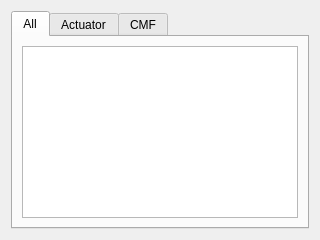
<?xml version="1.0" encoding="UTF-8"?>
<ui version="4.0">
 <class>TRoboticPositionerFormulary</class>
 <widget class="QDialog" name="TRoboticPositionerFormulary">
  <property name="geometry">
   <rect>
    <x>0</x>
    <y>0</y>
    <width>320</width>
    <height>240</height>
   </rect>
  </property>
  <property name="windowTitle">
   <string>Dialog</string>
  </property>
  <layout class="QVBoxLayout" name="verticalLayout">
   <item>
    <widget class="QTabWidget" name="tabWidget">
     <property name="currentIndex">
      <number>0</number>
     </property>
     <widget class="QWidget" name="tab">
      <attribute name="title">
       <string>All</string>
      </attribute>
      <layout class="QVBoxLayout" name="verticalLayout_2">
       <item>
        <widget class="QTextEdit" name="textEdit"/>
       </item>
      </layout>
     </widget>
     <widget class="QWidget" name="tab_2">
      <attribute name="title">
       <string>Actuator</string>
      </attribute>
      <layout class="QVBoxLayout" name="verticalLayout_3">
       <item>
        <widget class="QTabWidget" name="tabWidget_2">
         <property name="currentIndex">
          <number>0</number>
         </property>
         <widget class="QWidget" name="tab_4">
          <attribute name="title">
           <string>Cilinder</string>
          </attribute>
          <layout class="QVBoxLayout" name="verticalLayout_4">
           <item>
            <widget class="QTabWidget" name="tabWidget_3">
             <property name="currentIndex">
              <number>0</number>
             </property>
             <widget class="QWidget" name="tab_8">
              <attribute name="title">
               <string>All</string>
              </attribute>
              <layout class="QVBoxLayout" name="verticalLayout_8">
               <item>
                <widget class="QTextEdit" name="textEdit_2"/>
               </item>
              </layout>
             </widget>
             <widget class="QWidget" name="tab_9">
              <attribute name="title">
               <string>F(theta_1)</string>
              </attribute>
              <layout class="QVBoxLayout" name="verticalLayout_9">
               <item>
                <widget class="QTextEdit" name="textEdit_3"/>
               </item>
              </layout>
             </widget>
             <widget class="QWidget" name="tab_10">
              <attribute name="title">
               <string>G(p_1)</string>
              </attribute>
              <layout class="QVBoxLayout" name="verticalLayout_10">
               <item>
                <widget class="QTextEdit" name="textEdit_4"/>
               </item>
              </layout>
             </widget>
            </widget>
           </item>
          </layout>
         </widget>
         <widget class="QWidget" name="tab_5">
          <attribute name="title">
           <string>Arm</string>
          </attribute>
          <layout class="QVBoxLayout" name="verticalLayout_5">
           <item>
            <widget class="QTabWidget" name="tabWidget_4">
             <property name="currentIndex">
              <number>0</number>
             </property>
             <widget class="QWidget" name="tab_11">
              <attribute name="title">
               <string>All</string>
              </attribute>
              <layout class="QVBoxLayout" name="verticalLayout_11">
               <item>
                <widget class="QTextEdit" name="textEdit_5"/>
               </item>
              </layout>
             </widget>
             <widget class="QWidget" name="tab_12">
              <attribute name="title">
               <string>Contour____</string>
              </attribute>
              <layout class="QVBoxLayout" name="verticalLayout_12">
               <item>
                <widget class="QTextEdit" name="textEdit_6"/>
               </item>
              </layout>
             </widget>
             <widget class="QWidget" name="tab_13">
              <attribute name="title">
               <string>F(theta___3)</string>
              </attribute>
              <layout class="QVBoxLayout" name="verticalLayout_13">
               <item>
                <widget class="QTextEdit" name="textEdit_7"/>
               </item>
              </layout>
             </widget>
             <widget class="QWidget" name="tab_14">
              <attribute name="title">
               <string>G(p___3)</string>
              </attribute>
              <layout class="QVBoxLayout" name="verticalLayout_14">
               <item>
                <widget class="QTextEdit" name="textEdit_8"/>
               </item>
              </layout>
             </widget>
             <widget class="QWidget" name="tab_15">
              <attribute name="title">
               <string>Contour</string>
              </attribute>
              <layout class="QVBoxLayout" name="verticalLayout_15">
               <item>
                <widget class="QTextEdit" name="textEdit_9"/>
               </item>
              </layout>
             </widget>
            </widget>
           </item>
          </layout>
         </widget>
         <widget class="QWidget" name="tab_6">
          <attribute name="title">
           <string>Barrier</string>
          </attribute>
          <layout class="QVBoxLayout" name="verticalLayout_6">
           <item>
            <widget class="QTabWidget" name="tabWidget_5">
             <property name="currentIndex">
              <number>0</number>
             </property>
             <widget class="QWidget" name="tab_16">
              <attribute name="title">
               <string>All</string>
              </attribute>
              <layout class="QVBoxLayout" name="verticalLayout_16">
               <item>
                <widget class="QTextEdit" name="textEdit_10"/>
               </item>
              </layout>
             </widget>
             <widget class="QWidget" name="tab_17">
              <attribute name="title">
               <string>Contour_</string>
              </attribute>
              <layout class="QVBoxLayout" name="verticalLayout_17">
               <item>
                <widget class="QTextEdit" name="textEdit_11"/>
               </item>
              </layout>
             </widget>
             <widget class="QWidget" name="tab_18">
              <attribute name="title">
               <string>Contour</string>
              </attribute>
              <layout class="QVBoxLayout" name="verticalLayout_18">
               <item>
                <widget class="QTextEdit" name="textEdit_12"/>
               </item>
              </layout>
             </widget>
            </widget>
           </item>
          </layout>
         </widget>
         <widget class="QWidget" name="tab_7">
          <attribute name="title">
           <string>Others</string>
          </attribute>
          <layout class="QVBoxLayout" name="verticalLayout_19">
           <item>
            <widget class="QTextEdit" name="textEdit_13"/>
           </item>
          </layout>
         </widget>
        </widget>
       </item>
      </layout>
     </widget>
     <widget class="QWidget" name="tab_3">
      <attribute name="title">
       <string>CMF</string>
      </attribute>
      <layout class="QVBoxLayout" name="verticalLayout_7">
       <item>
        <widget class="QTabWidget" name="tabWidget_6">
         <property name="currentIndex">
          <number>0</number>
         </property>
         <widget class="QWidget" name="tab_19">
          <attribute name="title">
           <string>All</string>
          </attribute>
          <layout class="QVBoxLayout" name="verticalLayout_20">
           <item>
            <widget class="QTextEdit" name="textEdit_14"/>
           </item>
          </layout>
         </widget>
         <widget class="QWidget" name="tab_20">
          <attribute name="title">
           <string>SF1</string>
          </attribute>
          <layout class="QVBoxLayout" name="verticalLayout_21">
           <item>
            <widget class="QTextEdit" name="textEdit_15"/>
           </item>
          </layout>
         </widget>
         <widget class="QWidget" name="tab_21">
          <attribute name="title">
           <string>RF1</string>
          </attribute>
          <layout class="QVBoxLayout" name="verticalLayout_22">
           <item>
            <widget class="QTextEdit" name="textEdit_16"/>
           </item>
          </layout>
         </widget>
         <widget class="QWidget" name="tab_22">
          <attribute name="title">
           <string>SF2</string>
          </attribute>
          <layout class="QVBoxLayout" name="verticalLayout_23">
           <item>
            <widget class="QTextEdit" name="textEdit_17"/>
           </item>
          </layout>
         </widget>
         <widget class="QWidget" name="tab_23">
          <attribute name="title">
           <string>RF2</string>
          </attribute>
          <layout class="QVBoxLayout" name="verticalLayout_24">
           <item>
            <widget class="QTextEdit" name="textEdit_18"/>
           </item>
          </layout>
         </widget>
        </widget>
       </item>
      </layout>
     </widget>
    </widget>
   </item>
  </layout>
 </widget>
 <resources/>
 <connections/>
</ui>
